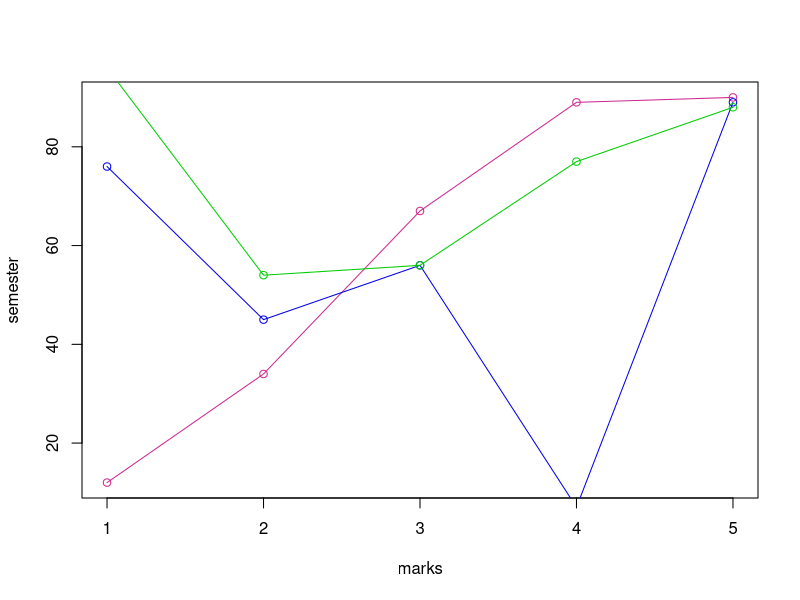

R code for this plot:
a<-c(12,34,67,89,90)
b<-c(76,45,56,7,89)
c<-c(96,54,56,77,88)
png(file="multipleline.jpg")
plot(a,type="o",col="maroon3",xlab="marks",ylab="semester")
lines(b,type="o",col="blue2")
lines(c,type="o",col="green3")
dev.off()